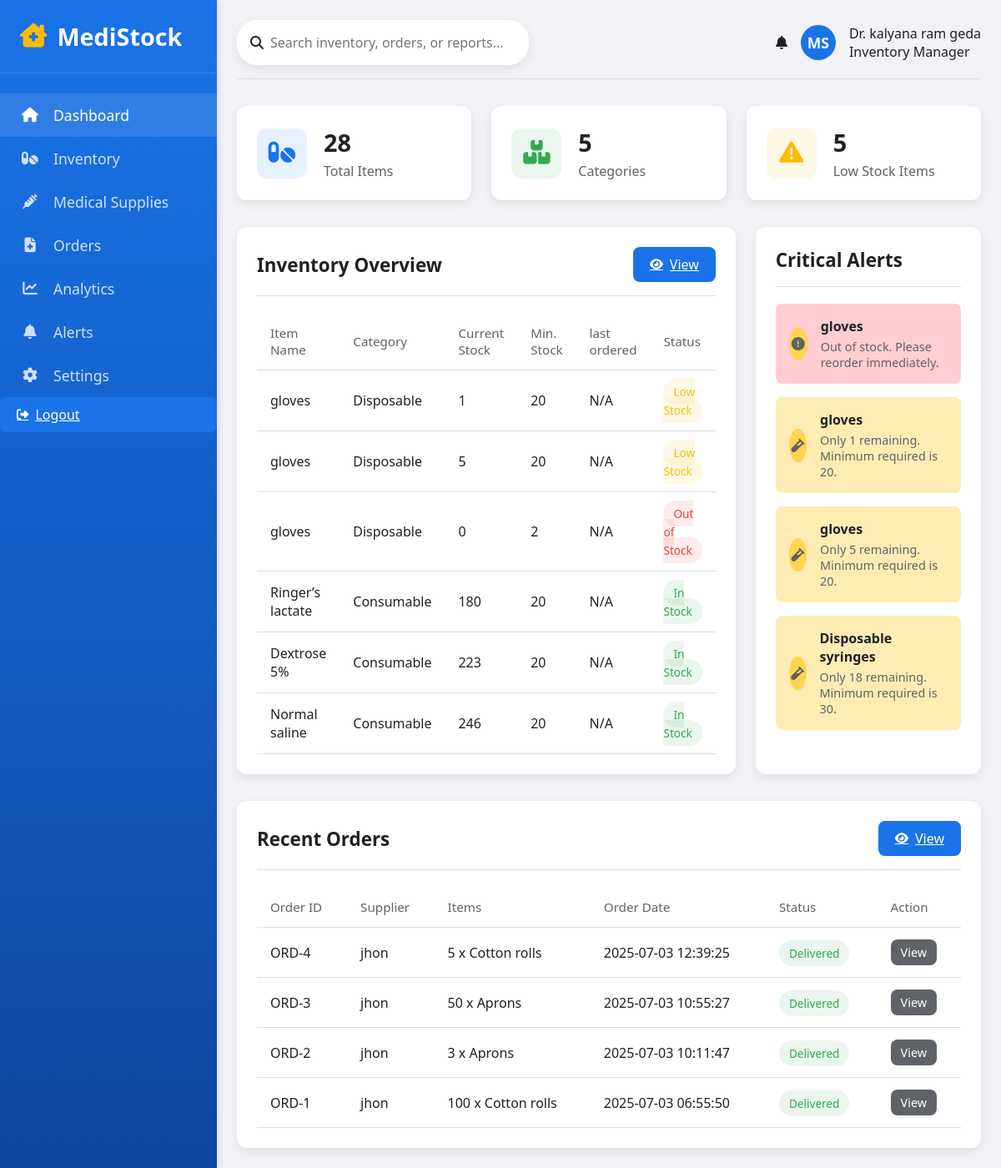
The page /dashboard (signed in) on the database as committed earlier.
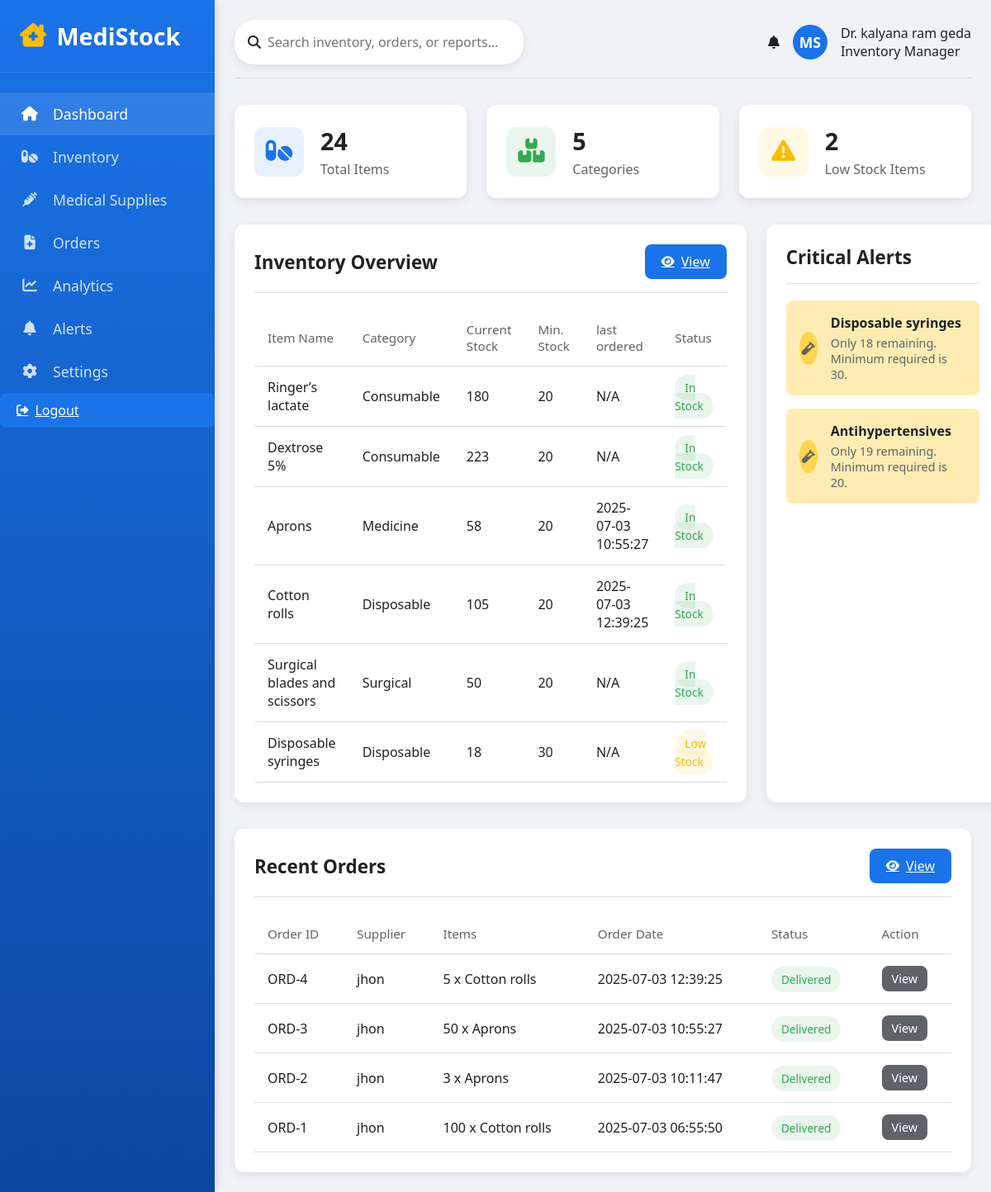
The same page on the database as committed later.
### tables this page shows
CREATE TABLE items (
            id INTEGER PRIMARY KEY AUTOINCREMENT,
            name TEXT NOT NULL,
            category TEXT,
            current_stock INTEGER,
            min_stock INTEGER,
            unit TEXT,
            supplier TEXT,
            last_ordered TIMESTAMP
        );

CREATE TABLE orders (
            id INTEGER PRIMARY KEY AUTOINCREMENT,
            item_id INTEGER NOT NULL,
            quantity INTEGER NOT NULL,
            supplier TEXT NOT NULL,
            urgency TEXT CHECK(urgency IN ('low', 'normal', 'high', 'critical')),
            status TEXT CHECK(status IN ('pending', 'approved', 'shipped', 'delivered', 'cancelled')),
            order_date TIMESTAMP DEFAULT CURRENT_TIMESTAMP,
            expected_delivery DATE,
            notes TEXT,
            FOREIGN KEY (item_id) REFERENCES items(id)
        );

### app.py (the view)
@app.route('/dashboard')
def dashboard():
    if 'username' not in session:
        return redirect(url_for('home'))
    conn = get_db_connection()
    c = conn.cursor()
    c.execute("SELECT COUNT(*) FROM items")
    total_items = c.fetchone()[0]
    c.execute("SELECT COUNT(DISTINCT category) FROM items")
    category_count = c.fetchone()[0]
    c.execute("SELECT COUNT(*) FROM items WHERE current_stock < min_stock")
    low_stock_count = c.fetchone()[0]
    c.execute("SELECT * FROM items ORDER BY id DESC LIMIT 6")
    items = c.fetchall()
    c.execute('''
        SELECT o.*, i.name as item_name, i.unit
        FROM orders o
        JOIN items i ON o.item_id = i.id
        ORDER BY o.order_date DESC
        LIMIT 4
    ''')
    orders = c.fetchall()
    c.execute('''
        SELECT name, current_stock, min_stock
        FROM items
        WHERE current_stock = 0 OR current_stock < min_stock
        ORDER BY current_stock ASC
        LIMIT 4
    ''')
    alerts = c.fetchall()
    conn.close()
    return render_template(
        'dashboard.html',
        name=session['username'],
        total_items=total_items,
        category_count=category_count,
        low_stock_count=low_stock_count,
        items=items,
        orders=orders,
        alerts=alerts
    )

### app.py (called while the page is built)
def get_db_connection():
    conn = sqlite3.connect('database.db', check_same_thread=False)
    conn.row_factory = sqlite3.Row
    return conn

### templates/dashboard.html (shortened to what this page needs)
<!DOCTYPE html>
<html lang="en">
<head>
    <link rel="stylesheet" href="https://cdnjs.cloudflare.com/ajax/libs/font-awesome/6.4.0/css/all.min.css">
</head>
<body>
    <aside class="sidebar">
        <div class="logo">
            <h1><i class="fas fa-clinic-medical"></i> <span>MediStock</span></h1>
        </div>
        <div class="nav-links">
            <a href="#" class="nav-item active">
                <i class="fas fa-home"></i>
                <span>Dashboard</span>
            </a>
            <a href="{{ url_for('inventory') }}" class="nav-item">
            <i class="fas fa-pills"></i>
            <span>Inventory</span>
            </a>
            <a href="{{ url_for('medical_supplies') }}" class="nav-item">
            <i class="fas fa-syringe"></i>
            <span>Medical Supplies</span>
            </a>
            <a href="{{ url_for('order') }}" class="nav-item">
            <i class="fas fa-file-medical"></i>
            <span>Orders</span>
            </a>
            <a href="{{ url_for('analytics') }}" class="nav-item">
            <i class="fas fa-chart-line"></i>
            <span>Analytics</span>
            </a>
            <a href="#" class="nav-item">
                <i class="fas fa-bell"></i>
                <span>Alerts</span>
            </a>
            <a href="{{ url_for('settings') }}" class="nav-item">
                <i class="fas fa-cog"></i>
                <span>Settings</span>
            </a>
            <a href="{{ url_for('logout') }}" class="btn btn-danger">
            <i class="fas fa-sign-out-alt"></i>
            <span>Logout</span>
            </a>
        </div>
    </aside>
    <main class="main-content">
        <div class="header">
            <div class="search-bar">
                <i class="fas fa-search"></i>
                <input type="text" placeholder="Search inventory, orders, or reports...">
            </div>
            <div class="user-info">
                <div class="notifications">
                    <i class="fas fa-bell"></i>
                </div>
                <div class="user-avatar">MS</div>
                <div>
                    <div class="user-name">Dr. {{ name }}</div>
                    <div class="user-role">Inventory Manager</div>
                </div>
            </div>
        </div>
        <div class="dashboard-stats">
            <div class="stat-card card-1">
                <div class="stat-icon">
                    <i class="fas fa-pills"></i>
                </div>
                <div class="stat-info">
                    <h3>{{ total_items }}</h3>
                    <p>Total Items</p>
                </div>
            </div>
            <div class="stat-card card-2">
                <div class="stat-icon">
                    <i class="fas fa-boxes"></i>
                </div>
                <div class="stat-info">
                    <h3>{{ category_count }}</h3>
                    <p>Categories</p>
                </div>
            </div>
            <div class="stat-card card-3">
                <div class="stat-icon">
                    <i class="fas fa-exclamation-triangle"></i>
                </div>
                <div class="stat-info">
                    <h3>{{ low_stock_count }}</h3>
                    <p>Low Stock Items</p>
                </div>
            </div>
            </div>
        <div class="dashboard-content">
            <div class="card">
                <div class="card-header">
                    <h2>Inventory Overview</h2>
                    <a href="{{ url_for('inventory') }}" class="btn"><i class="fas fa-eye"></i> View</a>
                </div>
                <div class="table-responsive">
                    <table>
                        <thead>
                            <tr>
                                <th>Item Name</th>
                                <th>Category</th>
                                <th>Current Stock</th>
                                <th>Min. Stock</th>
                                <th>last ordered</th>
                                <th>Status</th>
                            </tr>
                        </thead>
                        <tbody>
    {% for item in items %}
    <tr>
        <td>{{ item.name }}</td>
        <td>{{ item.category }}</td>
        <td>{{ item.current_stock }}</td>
        <td>{{ item.min_stock }}</td>
        <td>{{ item.last_ordered or 'N/A' }}</td>
        <td>
            {% if item.current_stock == 0 %}
                <span class="status out-of-stock">Out of Stock</span>
            {% elif item.current_stock < item.min_stock %}
                <span class="status low-stock">Low Stock</span>
            {% else %}
                <span class="status in-stock">In Stock</span>
            {% endif %}
        </td>
    </tr>
    {% endfor %}
</tbody>
                    </table>
                </div>
            </div>
            <div class="card">
                <div class="card-header">
                    <h2>Critical Alerts</h2>
                </div>
                <div class="alerts-container">
    {% for alert in alerts %}
        <div class="alert-card {% if alert.current_stock == 0 %}critical{% else %}expiring-soon{% endif %}">
            <div class="alert-icon">
                <i class="fas {% if alert.current_stock == 0 %}fa-exclamation-circle{% else %}fa-vial{% endif %}"></i>
            </div>
            <div class="alert-content">
                <h4>{{ alert.name }}</h4>
                {% if alert.current_stock == 0 %}
                    <p>Out of stock. Please reorder immediately.</p>
                {% else %}
                    <p>Only {{ alert.current_stock }} remaining. Minimum required is {{ alert.min_stock }}.</p>
                {% endif %}
            </div>
        </div>
    {% else %}
        <p style="padding: 10px; color: #888;">No critical alerts right now.</p>
    {% endfor %}
</div>
            </div>
        </div>
        <div class="card">
            <div class="card-header">
                <h2>Recent Orders</h2>
                <a href="{{ url_for('order') }}" class="btn"><i class="fas fa-eye"></i> View</a>
            </div>
            <div class="table-responsive">
                <table>
                    <thead>
                        <tr>
                            <th>Order ID</th>
                            <th>Supplier</th>
                            <th>Items</th>
                            <th>Order Date</th>
                            <th>Status</th>
                            <th>Action</th>
                        </tr>
                    </thead>
                    <tbody>
    {% for order in orders %}
    <tr>
        <td>ORD-{{ order.id }}</td>
        <td>{{ order.supplier }}</td>
        <td>{{ order.quantity }} x {{ order.item_name }}</td>
        <td>{{ order.order_date }}</td>
        <td>
            <span class="status
                {% if order.status == 'delivered' %}in-stock
                {% elif order.status == 'processing' %}low-stock
                {% elif order.status == 'pending' %}out-of-stock
                {% else %}in-stock{% endif %}">
                {{ order.status.capitalize() }}
            </span>
        </td>
        <td>
            <a class="btn" style="background: #5f6368; padding: 6px 12px; font-size: 0.9rem;">View</a>
        </td>
    </tr>
    {% endfor %}
</tbody>

### templates/dashboard.html (style rules this page uses)
:root { --primary: #1a73e8; --secondary: #34a853; --danger: #ea4335; --warning: #fbbc05; --dark: #202124; --light: #f8f9fa; --gray: #dadce0; --card-shadow: 0 4px 12px rgba(0,0,0,0.08); --transition: all 0.3s ease; }
* { margin: 0; padding: 0; box-sizing: border-box; font-family: 'Segoe UI', Tahoma, Geneva, Verdana, sans-serif; }
body { background-color: #f0f2f5; color: var(--dark); display: flex; min-height: 100vh; }
.sidebar { width: 260px; background: linear-gradient(180deg, var(--primary), #0d47a1); color: white; padding: 24px 0; display: flex; flex-direction: column; box-shadow: 2px 0 10px rgba(0,0,0,0.1); transition: var(--transition); z-index: 100; }
.logo { padding: 0 24px 24px; border-bottom: 1px solid rgba(255,255,255,0.1); margin-bottom: 24px; }
.logo h1 { font-size: 1.8rem; display: flex; align-items: center; gap: 12px; }
.logo i { color: var(--warning); }
.nav-links { display: flex; flex-direction: column; flex: 1; }
.nav-item { padding: 14px 24px; display: flex; align-items: center; gap: 16px; text-decoration: none; color: rgba(255,255,255,0.8); transition: var(--transition); font-size: 1.1rem; font-weight: 500; }
.nav-item:hover, .nav-item.active { background: rgba(255,255,255,0.1); color: white; }
.nav-item i { width: 24px; text-align: center; }
.main-content { flex: 1; padding: 24px; display: flex; flex-direction: column; overflow-y: auto; }
.header { display: flex; justify-content: space-between; align-items: center; margin-bottom: 32px; padding-bottom: 16px; border-bottom: 1px solid var(--gray); }
.search-bar { display: flex; align-items: center; background: white; border-radius: 24px; padding: 8px 16px; width: 350px; box-shadow: var(--card-shadow); }
.search-bar input { border: none; padding: 8px; width: 100%; font-size: 1rem; outline: none; }
.user-info { display: flex; align-items: center; gap: 16px; }
.user-avatar { width: 42px; height: 42px; border-radius: 50%; background: var(--primary); color: white; display: flex; align-items: center; justify-content: center; font-weight: bold; font-size: 1.1rem; }
.dashboard-stats { display: grid; grid-template-columns: repeat(auto-fit, minmax(240px, 1fr)); gap: 24px; margin-bottom: 32px; }
.stat-card { background: white; border-radius: 12px; padding: 24px; box-shadow: var(--card-shadow); display: flex; align-items: center; gap: 20px; transition: var(--transition); }
.stat-icon { width: 60px; height: 60px; border-radius: 12px; display: flex; align-items: center; justify-content: center; font-size: 1.8rem; }
.stat-info h3 { font-size: 1.8rem; margin-bottom: 4px; }
.stat-info p { color: #5f6368; }
.card-1 .stat-icon { background: rgba(26, 115, 232, 0.1); color: var(--primary); }
.card-2 .stat-icon { background: rgba(52, 168, 83, 0.1); color: var(--secondary); }
.card-3 .stat-icon { background: rgba(251, 188, 5, 0.1); color: var(--warning); }
.dashboard-content { display: grid; grid-template-columns: 2fr 1fr; gap: 24px; margin-bottom: 32px; }
.card { background: white; border-radius: 12px; padding: 24px; box-shadow: var(--card-shadow); }
.card-header { display: flex; justify-content: space-between; align-items: center; margin-bottom: 20px; padding-bottom: 16px; border-bottom: 1px solid var(--gray); }
.card-header h2 { font-size: 1.4rem; }
.btn { background: var(--primary); color: white; border: none; padding: 10px 20px; border-radius: 8px; cursor: pointer; font-weight: 500; display: inline-flex; align-items: center; gap: 8px; transition: var(--transition); }
.btn i { font-size: 0.9rem; }
table { width: 100%; border-collapse: collapse; }
th, td { padding: 14px 16px; text-align: left; border-bottom: 1px solid var(--gray); }
th { color: #5f6368; font-weight: 500; font-size: 0.95rem; }
.status { padding: 6px 12px; border-radius: 20px; font-size: 0.85rem; font-weight: 500; }
.status.in-stock { background: rgba(52, 168, 83, 0.1); color: var(--secondary); }
.status.low-stock { background: rgba(251, 188, 5, 0.1); color: var(--warning); }
.alert-card { display: flex; align-items: center; padding: 16px; border-radius: 8px; background: #fff8e1; margin-bottom: 16px; }
.alert-icon { width: 40px; height: 40px; border-radius: 50%; background: #ffd54f; display: flex; align-items: center; justify-content: center; margin-right: 16px; color: #5f6368; }
.alert-content h4 { margin-bottom: 4px; }
.alert-content p { color: #5f6368; font-size: 0.9rem; }
.expiring-soon { background: #ffecb3; }

Rows that differ between the two databases and show on the page:
removed items: name "gloves", category "Disposable", current_stock "1", min_stock "20", last_ordered "N/A", shows "Low Stock"
removed items: name "gloves", category "Disposable", current_stock "5", min_stock "20", last_ordered "N/A", shows "Low Stock"
removed items: name "gloves", category "Disposable", current_stock "0", min_stock "2", last_ordered "N/A", shows "Out of Stock", shows "Out of stock. Please reorder immediately."
removed items: name "Normal saline", category "Consumable", current_stock "246", min_stock "20", last_ordered "N/A", shows "In Stock", shown under "Inventory Overview"
now on this page (row unchanged): items: name "Aprons", category "Medicine", current_stock "58", min_stock "20", last_ordered "2025-07-03 10:55:27", shows "In Stock", shown under "Inventory Overview"
now on this page (row unchanged): items: name "Cotton rolls", category "Disposable", current_stock "105", min_stock "20", last_ordered "2025-07-03 12:39:25", shows "In Stock", shown under "Inventory Overview"
now on this page (row unchanged): items: name "Surgical blades and scissors", category "Surgical", current_stock "50", min_stock "20", last_ordered "N/A", shows "In Stock", shown under "Inventory Overview"
now on one of the page's lists (row unchanged): items: name "Disposable syringes", category "Disposable", current_stock "18", min_stock "30"
now on this page (row unchanged): items: name "Antihypertensives", current_stock "19", min_stock "20", shown under "Critical Alerts"
Other text that changed with them:
{{ total_items }}: "28" → "24"
{{ low_stock_count }}: "5" → "2"
